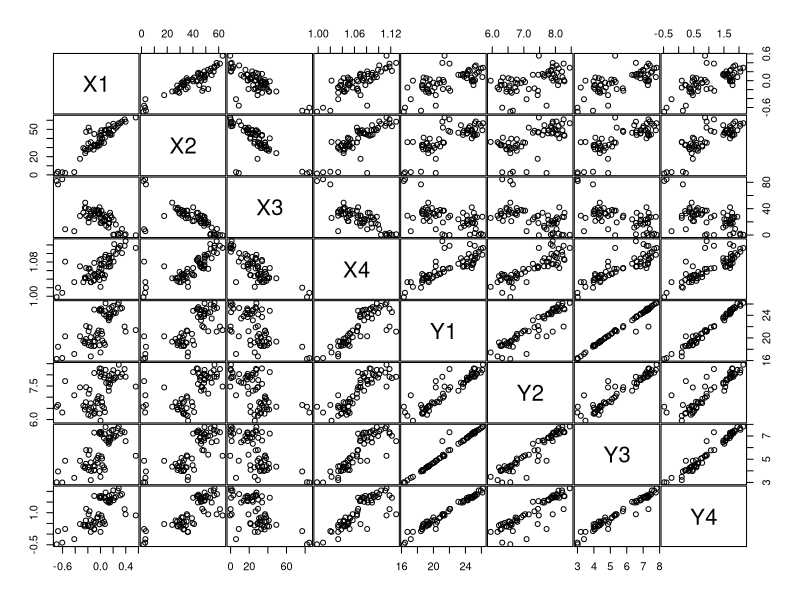

Write the R code that produced this figure.
library(robustbase)


### Name: pulpfiber
### Title: Pulp Fiber and Paper Data
### Aliases: pulpfiber
### Keywords: datasets

### ** Examples

data(pulpfiber)
str(pulpfiber)

pairs(pulpfiber, gap=.1)
## 2 blocks of 4 ..
c1 <- cov(pulpfiber)
cR <- covMcd(pulpfiber)
## how different are they: The robust estimate has more clear high correlations:
symnum(cov2cor(c1))
symnum(cov2cor(cR$cov))
